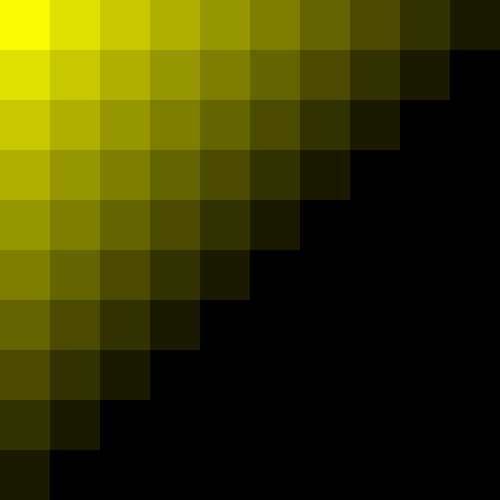
Frame 1 (no input)
Frame 60 (the mouse pressed at the canvas centre just before this capture): identical to frame 1, image omitted
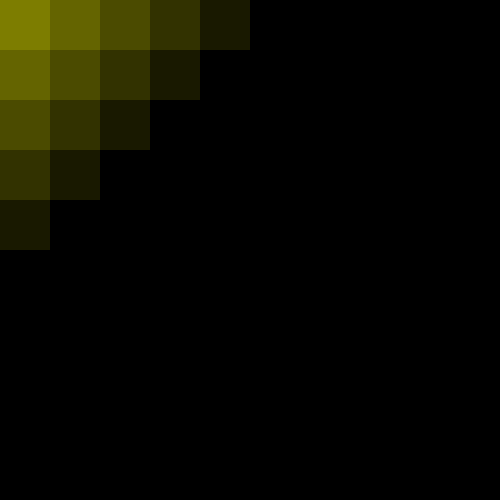
Frame 120 (the mouse held since frame 60 and released just before this capture)

The Processing sketch that drew these frames (run headless with seeded random() and noise(); from frame 60 on, the mouse is pressed at the canvas centre):

// Processing sketch: processing_71415
// ── processing_71415.pde

void setup(){
  size(500,500);
  smooth();
   background(0,50);
   frameRate(150);
}

void draw(){
  //background(150,20);
  /*stroke(255,50);
  strokeWeight(random(40));
  line(pmouseX, pmouseY, mouseX, mouseY);
*/
  noStroke();
  //strokeWeight(random(2));
  fill(250 - mouseX/2,250 - mouseY/2,0);
  //rectMode(CENTER);
  rect(0,0,50,50);
  
  noStroke();
  fill(225 - mouseX/2,225 - mouseY/2,0);
  rect(50,0,50,50);
  
  noStroke();
  fill(200 - mouseX/2,200 - mouseY/2,0);
  rect(100,0,50,50);

  noStroke();
  fill(175 - mouseX/2,175 - mouseY/2,0);
  rect(150,0,50,50); 
 
  noStroke();
  fill(150 - mouseX/2,150 - mouseY/2,0);
  rect(200,0,50,50); 
  
  noStroke();
  fill(125 - mouseX/2,125 - mouseY/2,0);
  rect(250,0,50,50);  
  
  noStroke();
  fill(100 - mouseX/2,100 - mouseY/2,0);
  rect(300,0,50,50);  
  
  noStroke();
  fill(75 - mouseX/2,75 - mouseY/2,0);
  rect(350,0,50,50);  
  
    noStroke();
  fill(50 - mouseX/2,50 - mouseY/2,0);
  rect(400,0,50,50);
  
    noStroke();
  fill(25 - mouseX/2,25 - mouseY/2,0);
  rect(450,0,50,50);
  
  //line2
  noStroke();
  fill(250 - mouseX/2-25,250 - mouseY/2-25,0);
  rect(0,50,50,50);
  
  noStroke();
  fill(225 - mouseX/2-25,225 - mouseY/2-25,0);
  rect(50,50,50,50);
  
  noStroke();
  fill(200 - mouseX/2-25,200 - mouseY/2-25,0);
  rect(100,50,50,50);

  noStroke();
  fill(175 - mouseX/2-25,175 - mouseY/2-25,0);
  rect(150,50,50,50); 
 
  noStroke();
  fill(150 - mouseX/2-25,150 - mouseY/2-25,0);
  rect(200,50,50,50); 
  
  noStroke();
  fill(125 - mouseX/2-25,125 - mouseY/2-25,0);
  rect(250,50,50,50);  
  
  noStroke();
  fill(100 - mouseX/2-25,100 - mouseY/2-25,0);
  rect(300,50,50,50);  
  
  noStroke();
  fill(75 - mouseX/2-25,75 - mouseY/2-25,0);
  rect(350,50,50,50);  
  
    noStroke();
  fill(50 - mouseX/2-25,50 - mouseY/2-25,0);
  rect(400,50,50,50);
  
    noStroke();
  fill(25 - mouseX/2-25,25 - mouseY/2-25,0);
  rect(450,50,50,50);  
  
  //line3
  noStroke();
  fill(250 - mouseX/2-50,250 - mouseY/2-50,0);
  rect(0,100,50,50);
  
  noStroke();
  fill(225 - mouseX/2-50,225 - mouseY/2-50,0);
  rect(50,100,50,50);
  
  noStroke();
  fill(200 - mouseX/2-50,200 - mouseY/2-50,0);
  rect(100,100,50,50);

  noStroke();
  fill(175 - mouseX/2-50,175 - mouseY/2-50,0);
  rect(150,100,50,50); 
 
  noStroke();
  fill(150 - mouseX/2-50,150 - mouseY/2-50,0);
  rect(200,100,50,50); 
  
  noStroke();
  fill(125 - mouseX/2-50,125 - mouseY/2-50,0);
  rect(250,100,50,50);  
  
  noStroke();
  fill(100 - mouseX/2-50,100 - mouseY/2-50,0);
  rect(300,100,50,50);  
  
  noStroke();
  fill(75 - mouseX/2-50,75 - mouseY/2-50,0);
  rect(350,100,50,50);  
  
    noStroke();
  fill(50 - mouseX/2-50,50 - mouseY/2-50,0);
  rect(400,100,50,50);
  
    noStroke();
  fill(25 - mouseX/2-50,25 - mouseY/2-50,0);
  rect(450,100,50,50);  
  
  //44
  noStroke();
  fill(250 - mouseX/2-75,250 - mouseY/2-75,0);
  rect(0,150,50,50);
  
  noStroke();
  fill(225 - mouseX/2-75,225 - mouseY/2-75,0);
  rect(50,150,50,50);
  
  noStroke();
  fill(200 - mouseX/2-75,200 - mouseY/2-75,0);
  rect(100,150,50,50);

  noStroke();
  fill(175 - mouseX/2-75,175 - mouseY/2-75,0);
  rect(150,150,50,50); 
 
  noStroke();
  fill(150 - mouseX/2-75,150 - mouseY/2-75,0);
  rect(200,150,50,50); 
  
  noStroke();
  fill(125 - mouseX/2-75,125 - mouseY/2-75,0);
  rect(250,150,50,50);  
  
  noStroke();
  fill(100 - mouseX/2-75,100 - mouseY/2-75,0);
  rect(300,150,50,50);  
  
  noStroke();
  fill(75 - mouseX/2-75,75 - mouseY/2-75,0);
  rect(350,150,50,50);  
  
    noStroke();
  fill(50 - mouseX/2-75,50 - mouseY/2-75,0);
  rect(400,150,50,50);
  
    noStroke();
  fill(25 - mouseX/2-75,25 - mouseY/2-75,0);
  rect(450,150,50,50);   
  
//55
  noStroke();
  fill(250 - mouseX/2-100,250 - mouseY/2-100,0);
  rect(0,200,50,50);
  
  noStroke();
  fill(225 - mouseX/2-100,225 - mouseY/2-100,0);
  rect(50,200,50,50);
  
  noStroke();
  fill(200 - mouseX/2-100,200 - mouseY/2-100,0);
  rect(100,200,50,50);

  noStroke();
  fill(175 - mouseX/2-100,175 - mouseY/2-100,0);
  rect(150,200,50,50); 
 
  noStroke();
  fill(150 - mouseX/2-100,150 - mouseY/2-100,0);
  rect(200,200,50,50); 
  
  noStroke();
  fill(125 - mouseX/2-100,125 - mouseY/2-100,0);
  rect(250,200,50,50);  
  
  noStroke();
  fill(100 - mouseX/2-100,100 - mouseY/2-100,0);
  rect(300,200,50,50);  
  
  noStroke();
  fill(75 - mouseX/2-100,75 - mouseY/2-100,0);
  rect(350,200,50,50);  
  
    noStroke();
  fill(50 - mouseX/2-100,50 - mouseY/2-100,0);
  rect(400,200,50,50);
  
    noStroke();
  fill(25 - mouseX/2-100,25 - mouseY/2-100,0);
  rect(450,200,50,50); 
  
//66
  noStroke();
  fill(250 - mouseX/2-125,250 - mouseY/2-125,0);
  rect(0,250,50,50);
  
  noStroke();
  fill(225 - mouseX/2-125,225 - mouseY/2-125,0);
  rect(50,250,50,50);
  
  noStroke();
  fill(200 - mouseX/2-125,200 - mouseY/2-125,0);
  rect(100,250,50,50);

  noStroke();
  fill(175 - mouseX/2-125,175 - mouseY/2-125,0);
  rect(150,250,50,50); 
 
  noStroke();
  fill(150 - mouseX/2-125,150 - mouseY/2-125,0);
  rect(200,250,50,50); 
  
  noStroke();
  fill(125 - mouseX/2-125,125 - mouseY/2-125,0);
  rect(250,250,50,50);  
  
  noStroke();
  fill(100 - mouseX/2-125,100 - mouseY/2-125,0);
  rect(300,250,50,50);  
  
  noStroke();
  fill(75 - mouseX/2-125,75 - mouseY/2-125,0);
  rect(350,250,50,50);  
  
    noStroke();
  fill(50 - mouseX/2-125,50 - mouseY/2-125,0);
  rect(400,250,50,50);
  
    noStroke();
  fill(25 - mouseX/2-125,25 - mouseY/2-125,0);
  rect(450,250,50,50); 
  //77
  noStroke();
  fill(250 - mouseX/2-150,250 - mouseY/2-150,0);
  rect(0,300,50,50);
  
  noStroke();
  fill(225 - mouseX/2-150,225 - mouseY/2-150,0);
  rect(50,300,50,50);
  
  noStroke();
  fill(200 - mouseX/2-150,200 - mouseY/2-150,0);
  rect(100,300,50,50);

  noStroke();
  fill(175 - mouseX/2-150,175 - mouseY/2-150,0);
  rect(150,300,50,50); 
 
  noStroke();
  fill(150 - mouseX/2-150,150 - mouseY/2-150,0);
  rect(200,300,50,50); 
  
  noStroke();
  fill(125 - mouseX/2-150,125 - mouseY/2-150,0);
  rect(250,300,50,50);  
  
  noStroke();
  fill(100 - mouseX/2-150,100 - mouseY/2-150,0);
  rect(300,300,50,50);  
  
  noStroke();
  fill(75 - mouseX/2-150,75 - mouseY/2-150,0);
  rect(350,300,50,50);  
  
    noStroke();
  fill(50 - mouseX/2-150,50 - mouseY/2-150,0);
  rect(400,300,50,50);
  
    noStroke();
  fill(25 - mouseX/2-150,25 - mouseY/2-150,0);
  rect(450,300,50,50);   
//88
  noStroke();
  fill(250 - mouseX/2-175,250 - mouseY/2-175,0);
  rect(0,350,50,50);
  
  noStroke();
  fill(225 - mouseX/2-175,225 - mouseY/2-175,0);
  rect(50,350,50,50);
  
  noStroke();
  fill(200 - mouseX/2-175,200 - mouseY/2-175,0);
  rect(100,350,50,50);

  noStroke();
  fill(175 - mouseX/2-175,175 - mouseY/2-175,0);
  rect(150,350,50,50); 
 
  noStroke();
  fill(150 - mouseX/2-175,150 - mouseY/2-175,0);
  rect(200,350,50,50); 
  
  noStroke();
  fill(125 - mouseX/2-175,125 - mouseY/2-175,0);
  rect(250,350,50,50);  
  
  noStroke();
  fill(100 - mouseX/2-175,100 - mouseY/2-175,0);
  rect(300,350,50,50);  
  
  noStroke();
  fill(75 - mouseX/2-175,75 - mouseY/2-175,0);
  rect(350,350,50,50);  
  
    noStroke();
  fill(50 - mouseX/2-175,50 - mouseY/2-175,0);
  rect(400,350,50,50);
  
    noStroke();
  fill(25 - mouseX/2-175,25 - mouseY/2-175,0);
  rect(450,350,50,50); 
  //99
  noStroke();
  fill(250 - mouseX/2-200,250 - mouseY/2-200,0);
  rect(0,400,50,50);
  
  noStroke();
  fill(225 - mouseX/2-200,225 - mouseY/2-200,0);
  rect(50,400,50,50);
  
  noStroke();
  fill(200 - mouseX/2-200,200 - mouseY/2-200,0);
  rect(100,400,50,50);

  noStroke();
  fill(175 - mouseX/2-200,175 - mouseY/2-200,0);
  rect(150,400,50,50); 
 
  noStroke();
  fill(150 - mouseX/2-200,150 - mouseY/2-200,0);
  rect(200,400,50,50); 
  
  noStroke();
  fill(125 - mouseX/2-200,125 - mouseY/2-200,0);
  rect(250,400,50,50);  
  
  noStroke();
  fill(100 - mouseX/2-200,100 - mouseY/2-200,0);
  rect(300,400,50,50);  
  
  noStroke();
  fill(75 - mouseX/2-200,75 - mouseY/2-200,0);
  rect(350,400,50,50);  
  
    noStroke();
  fill(50 - mouseX/2-200,50 - mouseY/2-200,0);
  rect(400,400,50,50);
  
    noStroke();
  fill(25 - mouseX/2-200,25 - mouseY/2-200,0);
  rect(450,400,50,50); 
  //10
  noStroke();
  fill(250 - mouseX/2-225,250 - mouseY/2-225,0);
  rect(0,450,50,50);
  
  noStroke();
  fill(225 - mouseX/2-225,225 - mouseY/2-225,0);
  rect(50,450,50,50);
  
  noStroke();
  fill(200 - mouseX/2-225,200 - mouseY/2-225,0);
  rect(100,450,50,50);

  noStroke();
  fill(175 - mouseX/2-225,175 - mouseY/2-225,0);
  rect(150,450,50,50); 
 
  noStroke();
  fill(150 - mouseX/2-225,150 - mouseY/2-225,0);
  rect(200,450,50,50); 
  
  noStroke();
  fill(125 - mouseX/2-225,125 - mouseY/2-225,0);
  rect(250,450,50,50);  
  
  noStroke();
  fill(100 - mouseX/2-225,100 - mouseY/2-225,0);
  rect(300,450,50,50);  
  
  noStroke();
  fill(75 - mouseX/2-225,75 - mouseY/2-225,0);
  rect(350,450,50,50);  
  
    noStroke();
  fill(50 - mouseX/2-225,50 - mouseY/2-225,0);
  rect(400,450,50,50);
  
    noStroke();
  fill(25 - mouseX/2-225,25 - mouseY/2-225,0);
  rect(450,450,50,50); 

}
